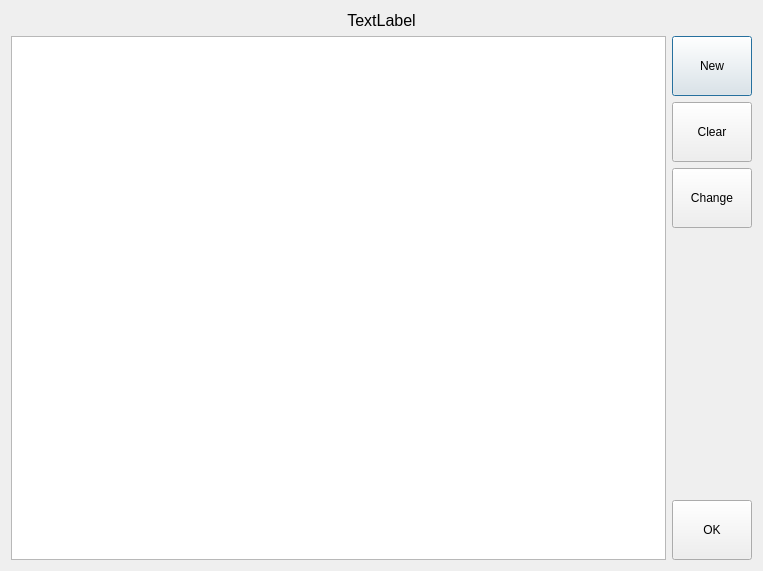
<?xml version="1.0" encoding="UTF-8"?>
<ui version="4.0">
 <author>Copyright 2010, Martin Koller</author>
 <class>WorkingTimesList</class>
 <widget class="QDialog" name="WorkingTimesList">
  <property name="geometry">
   <rect>
    <x>0</x>
    <y>0</y>
    <width>763</width>
    <height>571</height>
   </rect>
  </property>
  <property name="windowTitle">
   <string>Arbeitszeiten Liste</string>
  </property>
  <layout class="QVBoxLayout" name="verticalLayout">
   <item>
    <widget class="QLabel" name="employeeLabel">
     <property name="font">
      <font>
       <pointsize>12</pointsize>
      </font>
     </property>
     <property name="text">
      <string>TextLabel</string>
     </property>
     <property name="alignment">
      <set>Qt::AlignCenter</set>
     </property>
    </widget>
   </item>
   <item>
    <layout class="QHBoxLayout" name="horizontalLayout">
     <item>
      <widget class="QTableView" name="tableView">
       <property name="editTriggers">
        <set>QAbstractItemView::NoEditTriggers</set>
       </property>
       <property name="selectionMode">
        <enum>QAbstractItemView::SingleSelection</enum>
       </property>
      </widget>
     </item>
     <item>
      <layout class="QVBoxLayout" name="verticalLayout_2">
       <item>
        <widget class="QPushButton" name="plus">
         <property name="minimumSize">
          <size>
           <width>0</width>
           <height>60</height>
          </size>
         </property>
         <property name="text">
          <string>New</string>
         </property>
         <property name="icon">
          <iconset resource="LillePOS.qrc">
           <normaloff>:/icons/new.png</normaloff>:/icons/new.png</iconset>
         </property>
         <property name="iconSize">
          <size>
           <width>32</width>
           <height>32</height>
          </size>
         </property>
        </widget>
       </item>
       <item>
        <widget class="QPushButton" name="minus">
         <property name="minimumSize">
          <size>
           <width>0</width>
           <height>60</height>
          </size>
         </property>
         <property name="text">
          <string>Clear</string>
         </property>
         <property name="icon">
          <iconset resource="LillePOS.qrc">
           <normaloff>:/icons/eraser.png</normaloff>:/icons/eraser.png</iconset>
         </property>
         <property name="iconSize">
          <size>
           <width>32</width>
           <height>32</height>
          </size>
         </property>
        </widget>
       </item>
       <item>
        <widget class="QPushButton" name="edit">
         <property name="minimumSize">
          <size>
           <width>0</width>
           <height>60</height>
          </size>
         </property>
         <property name="text">
          <string>Change</string>
         </property>
         <property name="icon">
          <iconset resource="LillePOS.qrc">
           <normaloff>:/icons/edit.png</normaloff>:/icons/edit.png</iconset>
         </property>
         <property name="iconSize">
          <size>
           <width>32</width>
           <height>32</height>
          </size>
         </property>
        </widget>
       </item>
       <item>
        <spacer name="verticalSpacer">
         <property name="orientation">
          <enum>Qt::Vertical</enum>
         </property>
         <property name="sizeHint" stdset="0">
          <size>
           <width>20</width>
           <height>40</height>
          </size>
         </property>
        </spacer>
       </item>
       <item>
        <widget class="QPushButton" name="pushButton">
         <property name="minimumSize">
          <size>
           <width>0</width>
           <height>60</height>
          </size>
         </property>
         <property name="text">
          <string>OK</string>
         </property>
         <property name="icon">
          <iconset resource="LillePOS.qrc">
           <normaloff>:/icons/ok.png</normaloff>:/icons/ok.png</iconset>
         </property>
         <property name="iconSize">
          <size>
           <width>32</width>
           <height>32</height>
          </size>
         </property>
        </widget>
       </item>
      </layout>
     </item>
    </layout>
   </item>
  </layout>
 </widget>
 <resources>
  <include location="LillePOS.qrc"/>
 </resources>
 <connections>
  <connection>
   <sender>pushButton</sender>
   <signal>clicked()</signal>
   <receiver>WorkingTimesList</receiver>
   <slot>accept()</slot>
   <hints>
    <hint type="sourcelabel">
     <x>516</x>
     <y>417</y>
    </hint>
    <hint type="destinationlabel">
     <x>489</x>
     <y>264</y>
    </hint>
   </hints>
  </connection>
 </connections>
</ui>
